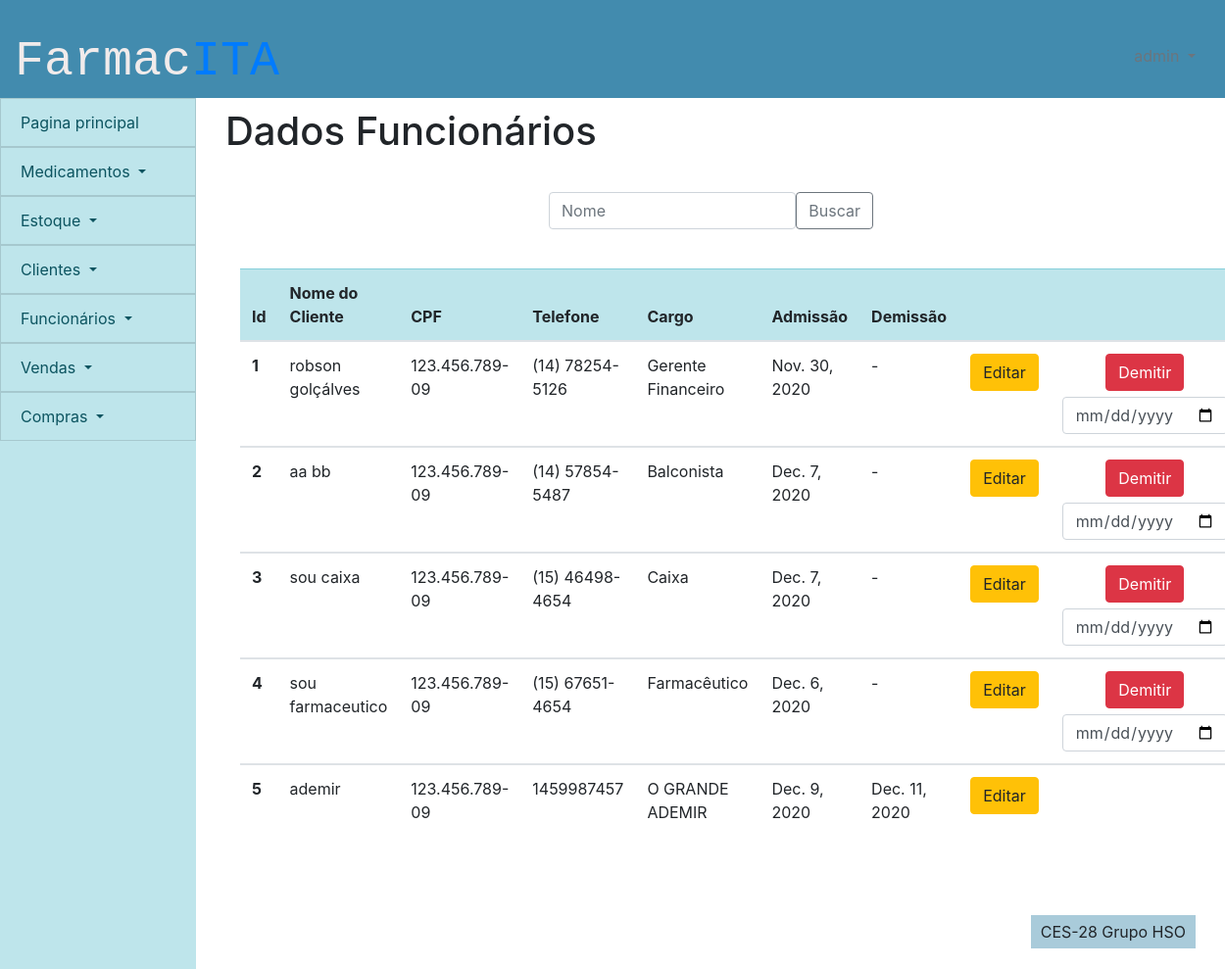
The page /pessoas/editar_usuario (signed in) on the database its author committed.
### pessoas/models.py (models this page shows)
class funcionario(models.Model):
    id = models.AutoField(primary_key=True, auto_created=True)
    user = models.OneToOneField(User,on_delete=models.CASCADE)
    nome_funcionario = models.CharField(max_length=300)
    cpf = models.CharField(max_length=14)
    telefone = models.CharField(max_length=15)
    cargo = models.CharField(max_length=100)
    data_de_admissao = models.DateField(auto_now=False,auto_now_add=False,null=False)
    data_de_demissao = models.DateField(auto_now=False,auto_now_add=False,null=True)
    class Meta:
        db_table = 'funcionarios'

### pessoas/views.py (the view, shortened to what this page needs)
# urls.py: path('editar_usuario',views.editar_usuario, name = 'editar_usuario'),
def editar_usuario(request):
    if request.user.is_authenticated:
        editar = False
        lista = funcionario.objects.all()
        busca = request.GET.get('buscacliente')
        if busca:
            editar = False
            lista = funcionario.objects.filter(nome_funcionario__icontains = busca)
        delete = request.GET.get('delete')
        data = request.GET.get('data_de_demissao')
        if delete:
            print("olha aki")
            teste = funcionario.objects.filter(id = delete)
            print(data)
            teste.update(data_de_demissao = data)
        editando = request.GET.get('edit')
        if editando:
            editar = True
            lista = funcionario.objects.filter(id = editando)
        return render(request,'pessoas/pagina_edicao_de_usuario.html',{'lista':lista,'editar':editar})
    else:
        return failed_login(request)

### frontend/pessoas/pagina_edicao_de_usuario.html (shortened to what this page needs)
{% extends 'template/padrao.html' %}
{% load static %}
{%block titulo-conteudo %}
Dados Funcionários
{% endblock %}
{% block content %}
<div>
    <div class="row formulario">
        <div class="col-sm-12">
            <div>
                <form method="GET">
                    <div class="input-group-prepend">
                        <input type="text" class="form-control" placeholder="Nome" name="buscacliente" id="buscacliente">
                    <button class="btn btn-outline-secondary" type="submit" id="button-addon1">Buscar</button>
                    </div>
                    </form>
            </div>
        </div>
    </div>
    <div class="tabela">
        <table class="table table-hover">
            <thead class="table-info">
                <tr>
                    <th scope="col">Id</th>
                    <th scope="col">Nome do Cliente</th>
                    <th scope="col">CPF</th>
                    <th scope="col">Telefone</th>
                    <th scope="col">Cargo</th>
                    <th scope="col">Admissão</th>
                    <th scope="col">Demissão</th>
                    <th></th>
                    <th></th>
                </tr>
            </thead>
            {% for i in lista %}
            <tbody>
                <tr class={{i.id}}>
                    <th scope="row">{{i.id}}</th>
                    <td class = "nome">{{i.nome_funcionario}}</td>
                    <td class = "cpf">{{i.cpf}}</td>
                    <td class = "telefone">{{i.telefone}}</td>
                    <td class = "cargo">{{i.cargo}}</td>
                    <td class = "admissao">{{i.data_de_admissao}}</td>
                    <td class = "demissao">
                        {% if i.data_de_demissao == None%}
                        {{"-"}}
                        {%else%}
                        {{i.data_de_demissao}}
                        {% endif%}
                    </td>
                    <td>
                        <form class= "centro">
                            <button value = {{i.id}} name = 'edit' class="btn btn-warning"  type = "submit" >Editar</button>
                        </form>
                    </td>
                    <td>
                        {% if i.data_de_demissao == None%}
                        <form class= "centro">
                            <button  value = {{i.id}} name = 'delete' class="btn btn-danger botao" type = "submit">Demitir</button>
                            <input type="date" required class="form-control background-none custom-input" id="data_de_admissao", name = 'data_de_demissao'>
                        </form>
                        {% endif%}
                    </td>
                </tr>
            </tbody>
            {% endfor %}
        </table>
    </div>
</div>
{% endblock %}

### static/_css/style.css (style rules this page uses)
:root { --bdazzled-blue: #3d5a80ff; --pale-cerulean: #98c1d9ff; --light-cyan: rgb(240, 254, 255); --burnt-sienna: #6BA368; --gunmetal: #515B3A; --header-height:100px; --menu-width:200px; --footer-height:100px; --form-width:400px; --table-width: 1000px; }
.formulario { width: var(--form-width); margin: 0 auto ; padding: 20px; }
.tabela { width: var(--table-width); padding: 20px; margin: 0 auto; }
body { display: grid; grid-template-columns: var(--menu-width) 1fr; grid-template-rows: var(--header-height) 1fr var(--footer-height); grid-template-areas: " cabeca cabeca" " links conteudo" " links rodape" ; height: 100vh; }

### frontend/pessoas/pagina_edicao_de_usuario.html (style rules this page uses)
.centro { text-align: center; }
.botao { margin-bottom:6px; }

### rows shown on the page
funcionario: id "1", nome_funcionario "robson golçálves", cpf "123.456.789-09", telefone "(14) 78254-5126", cargo "Gerente Financeiro", data_de_admissao "Nov. 30, 2020", value "-"
funcionario: id "2", nome_funcionario "aa bb", cpf "123.456.789-09", telefone "(14) 57854-5487", cargo "Balconista", data_de_admissao "Dec. 7, 2020", value "-"
funcionario: id "3", nome_funcionario "sou caixa", cpf "123.456.789-09", telefone "(15) 46498-4654", cargo "Caixa", data_de_admissao "Dec. 7, 2020", value "-"
funcionario: id "4", nome_funcionario "sou farmaceutico", cpf "123.456.789-09", telefone "(15) 67651-4654", cargo "Farmacêutico", data_de_admissao "Dec. 6, 2020", value "-"
funcionario: id "5", nome_funcionario "ademir", cpf "123.456.789-09", telefone "1459987457", cargo "O GRANDE ADEMIR", data_de_admissao "Dec. 9, 2020", data_de_demissao "Dec. 11, 2020"
